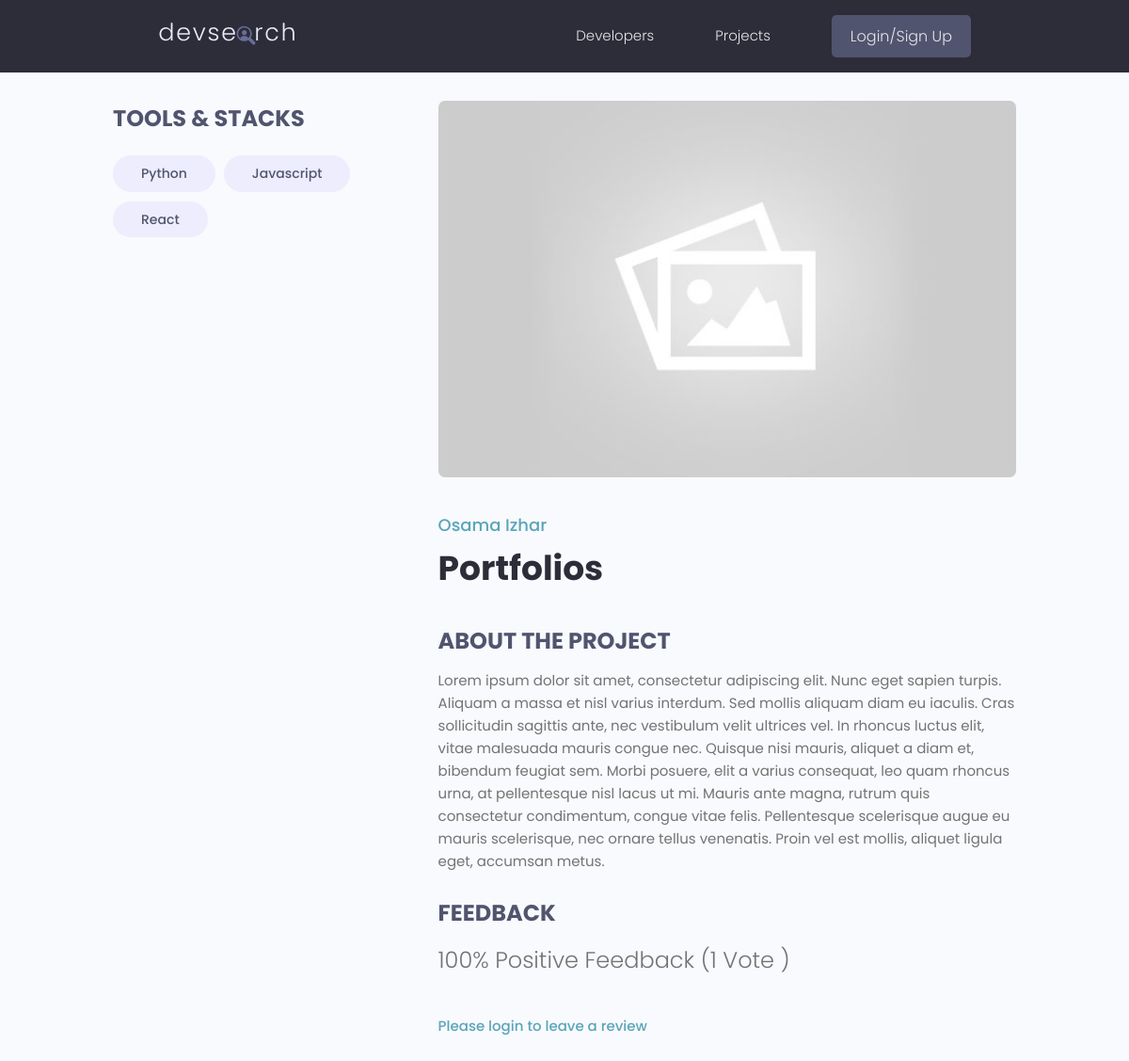
The app's page /projects/project/b800fb3d-9b93-49cf-8c43-07308e27db63/ with its own data.
### projects/models.py (models this page shows, shortened)
class Tag(models.Model):
    name= models.CharField(max_length=200)
    created= models.DateTimeField(auto_now_add=True)
    id= models.UUIDField(default=uuid.uuid4, unique=True,
                        primary_key=True,editable=False)
    def __str__(self):
        return self.name

class Project(models.Model):
    owner=  models.ForeignKey(Profile,null=True,blank=True,on_delete=models.SET_NULL) # setting null to true here so we can run migration without data, SET_NULL is used so that we if someone deletes project accidently it can be retrived back
    title= models.CharField(max_length=200)
    description= models.TextField(null=True,blank=True)
    featured_image= models.ImageField(null=True,blank=True,default="default.jpg") # requires pillow to use
    demo_link= models.CharField(max_length=2000,null=True,blank=True)
    source_link= models.CharField(max_length=2000,null=True,blank=True)
    tags= models.ManyToManyField("Tag", blank=True) # using Tag as string since it is referenced afterwards so python will be able to find it
    vote_total= models.IntegerField(default=0,null=True,blank=True)
    vote_ratio= models.IntegerField(default=0,null=True,blank=True)
    created= models.DateTimeField(auto_now_add=True) # auto_now_add adds timestamp automatically as model instance is created
    id= models.UUIDField(default=uuid.uuid4,unique=True,primary_key=True,editable=False) # UUID 16 character unique ids
    class Meta:
        ordering = ['-vote_ratio',"-vote_total"]  # ordering entries based on created field by default in ascending order
    @property
    def reviewers(self):
        queryset = self.review_set.all().values_list('owner__id',flat=True) # look at notes for explaination , basically its supposed to give me all profiles who have reviewed
        return queryset

### users/models.py (models this page shows, shortened)
class Profile(models.Model):
    user= models.OneToOneField(
        User,on_delete=models.CASCADE, null=True,blank=True
    ) # creating one to one relationship with User default model of django
    name=models.CharField(max_length=200,blank=True,null=True)
    username=models.CharField(max_length=200,blank=True,null=True)
    location=models.CharField(max_length=200,blank=True,null=True)
    email=models.EmailField(max_length=500,blank=True,null=True)
    short_intro=models.CharField(max_length=200,blank=True,null=True)
    bio=models.TextField(blank=True,null=True)
    profile_image=models.ImageField(
        null=True,blank=True,upload_to="profiles/",default="profiles/user-default.png"
    )
    social_github = models.CharField(max_length=200,blank=True,null=True)
    social_twitter = models.CharField(max_length=200,blank=True,null=True)
    social_linkedin = models.CharField(max_length=200,blank=True,null=True)
    social_youtube = models.CharField(max_length=200,blank=True,null=True)
    social_website = models.CharField(max_length=200,blank=True,null=True)
    created= models.DateTimeField(auto_now_add=True) # auto_now_add adds timestamp automatically as model instance is created
    id= models.UUIDField(default=uuid.uuid4,unique=True,primary_key=True,editable=False) # UUID 16 character unique ids

### projects/views.py (the view, shortened to what this page needs)
# urls.py: path("project/<str:pk>/",views.project,name="project"),
def project(request,pk):
    projectObj= Project.objects.get(id=pk)
    form = ReviewForm() # Getting review model form
    return render(request,"projects/single-project.html",{'project':projectObj,'form':form}) # we added projects/ because we have made a

### projects/templates/projects/single-project.html (shortened to what this page needs)
{%extends "main.html"%} <!--The extends tag is used to specify that this template needs a parent template.
{%block content%}
<main class="singleProject my-md">
    <div class="container">
        <div class="layout">
            <div class="column column--1of3">
                <h3 class="singleProject__subtitle">Tools & Stacks</h3>
                <div class="singleProject__toolStack">
                    {% for tag in project.tags.all %}
                    <span class="tag tag--pill tag--sub tag--lg">
                        <small>{{tag}}</small>
                    </span>
                    {%endfor%}
                </div>
                <br>
            </div>
            <div class="column column--2of3">
                <img class="singleProject__preview" src="{{project.featured_image.url}}" alt="portfolio thumbnail" />
                <a href="profile.html" class="singleProject__developer">{{project.owner.name}}</a>
                <h2 class="singleProject__title">{{project.title}}</h2>
                <h3 class="singleProject__subtitle">About the Project</h3>
                <div class="singleProject__info">
                    {{project.description}}
                </div>
                <div>
                    <br>
                    <h3 class="singleProject__subtitle">Feedback</h3>
                    <h5 class="project--rating">
                        {{project.vote_ratio}}% Positive Feedback ({{project.vote_total}} Vote{{project.vote_total|pluralize:"s"}} )
                        </h5>
                    {% if request.user.profile.id in project.reviewers %}
                        <p> You have already submitted your review for this project  </p>
                    {% elif request.user.profile == project.owner %}
                        <p> You cannot review your own work </p>
                    {% else %}
                     <a href="{% url 'login' %}?next={{request.path}}"> Please login to leave a review</a>
                    {% endif %}
                    </div>
            </main>
{%endblock %}

### static/styles/app.css (style rules this page uses)
:root { --color-sub: #2d2d39; }
img { width: 100%; }
.singleProject .column--1of3 { order: 2; }
@media screen and (min-width: 1081px) { .singleProject .column--1of3 { order: 1; } }
@media screen and (min-width: 1081px) { .singleProject .column--2of3 { order: 2; } }
.singleProject__toolStack { margin-top: 2rem; margin-bottom: 4rem; }
.singleProject__preview { height: 50vh; object-fit: cover; object-position: top center; margin-bottom: 3rem; border-radius: 0.7rem; }
.singleProject__developer { font-size: 1.8rem; font-weight: 500; }
.singleProject__title { font-size: 3.6rem; font-weight: 700; color: var(--color-sub); margin-bottom: 3rem; }
.project--rating { margin-bottom: 1.6em; margin-top: .5em; }
.singleProject__subtitle { text-transform: uppercase; font-size: 2.4rem; font-weight: 700; color: var(--color-sub-light); margin-bottom: 1rem; }

### static/uikit/styles/modules/_variables.css (style rules this page uses)
:root { --color-main: #5aa5b9; --color-main-light: #e6faff; --color-sub: #3f4156; --color-sub-light: #51546e; --color-sub-lighter: #ededfd; --color-text: #737373; --color-gray: #8b8b8b; --color-light: #e5e7eb; --color-light-gray: #767676; --color-bg: #f8fafd; --color-white: #fffefd; --color-white-light: #f3f3f3; --color-success: #359e64; --color-success-bg: #def8e8; --color-error: #fc4b0b; --color-error-bg: #fff2ee; --font-base: 'Poppins', arial, helvetica, 'Segoe UI', roboto, ubuntu, sans-serif; --font-monospace: 'Fira Code', 'Courier New', courier, monospace; --font-regular: 300; --font-medium: 500; --font-bold: 700; --generic-shadow: 1px 1px 5px #00000010; --generic-transition: all 0.3s ease-in-out; }

### static/uikit/styles/modules/_base.css (style rules this page uses)
* { margin: 0; padding: 0; box-sizing: border-box; text-rendering: optimizeLegibility; color: inherit; font-size: inherit; }
html { font-size: 50%; }
@media only screen and (min-width: 480px) { html { font-size: 56.25%; } }
@media only screen and (min-width: 1200px) { html { font-size: 62.5%; } }
body { line-height: 1.6; font-weight: 400; font-size: 1.5rem; color: var(--color-text); background-color: var(--color-bg); min-height: 100vh; }

### static/uikit/styles/modules/_typography.css (style rules this page uses)
* { font-family: var(--font-base); }
h2 { font-size: 3.6rem; font-weight: var(--font-bold); }
h3 { font-size: 3.2rem; font-weight: var(--font-medium); }
h5 { font-size: 2.4rem; font-weight: var(--font-medium); }
h5, h6 { font-weight: var(--font-regular); }
p, span, strong { font-size: 1.6rem; color: var(--color-text); font-weight: var(--font-regular); }
a { padding-bottom: 2px; text-decoration: none; display: inline-block; color: var(--color-main); font-weight: var(--font-medium); }

### static/uikit/styles/modules/_utilities.css (style rules this page uses)
.container { width: 92%; max-width: 165rem; margin: 0 auto; box-sizing: border-box; }
@media screen and (min-width: 1000px) { .container { width: 90%; } }
@media screen and (min-width: 1200px) { .container { width: 80%; } }
.my-md { margin: 3rem auto; }

### static/uikit/styles/modules/_tag.css (style rules this page uses)
.tag { display: inline-flex; align-items: center; background-color: var(--color-sub); height: -webkit-fit-content; height: -moz-fit-content; height: fit-content; width: -webkit-fit-content; width: -moz-fit-content; width: fit-content; border-radius: 0.5rem; padding: 0.5rem 1.5rem; font-size: 1.2rem; cursor: pointer; }
.tag:not(:last-child) { margin-right: 0.25rem; margin-bottom: 0.75rem; }
.tag > small { color: var(--color-white); }
.tag--pill { border-radius: 5rem; }
.tag--sub, .tag--sub > small { background: var(--color-sub-lighter); color: var(--color-sub-light); font-weight: 500; }
.tag--lg { padding: 0.8rem 3rem; font-size: 1.4rem; }
.tag--lg:not(:last-child) { margin-right: 0.5rem; margin-bottom: 1rem; }

### static/uikit/styles/modules/_layout.css (style rules this page uses)
.layout { display: flex; flex-flow: row wrap; justify-content: space-between; }
.layout > .column { margin-bottom: 3rem; }
.layout > .column.column--1of3 { flex-basis: 30%; }
.layout > .column.column--2of3 { flex-basis: 64%; }

### records on screen
Tag: name "Python"
Tag: name "Javascript"
Tag: name "React"
Project: featured_image (placeholder picture), owner.name "Osama Izhar", title "Portfolios", description "Lorem ipsum dolor sit amet, consectetur adipiscing elit. Nunc eget sapien turpis. Aliquam a massa et nisl varius interdum. Sed mollis aliquam diam eu iaculis. Cras sollicitudin sagittis ante, nec vestibulum velit ultrices vel. In rhoncus luctus elit, vitae malesuada mauris congue nec. Quisque nisi mauris, aliquet a diam et, bibendum feugiat sem. Morbi posuere, elit a varius consequat, leo quam rhoncus urna, at pellentesque nisl lacus ut mi. Mauris ante magna, rutrum quis consectetur condimentum, congue vitae felis. Pellentesque scelerisque augue eu mauris scelerisque, nec ornare tellus venenatis. Proin vel est mollis, aliquet ligula eget, accumsan metus.", vote_ratio "100", vote_total "1"
